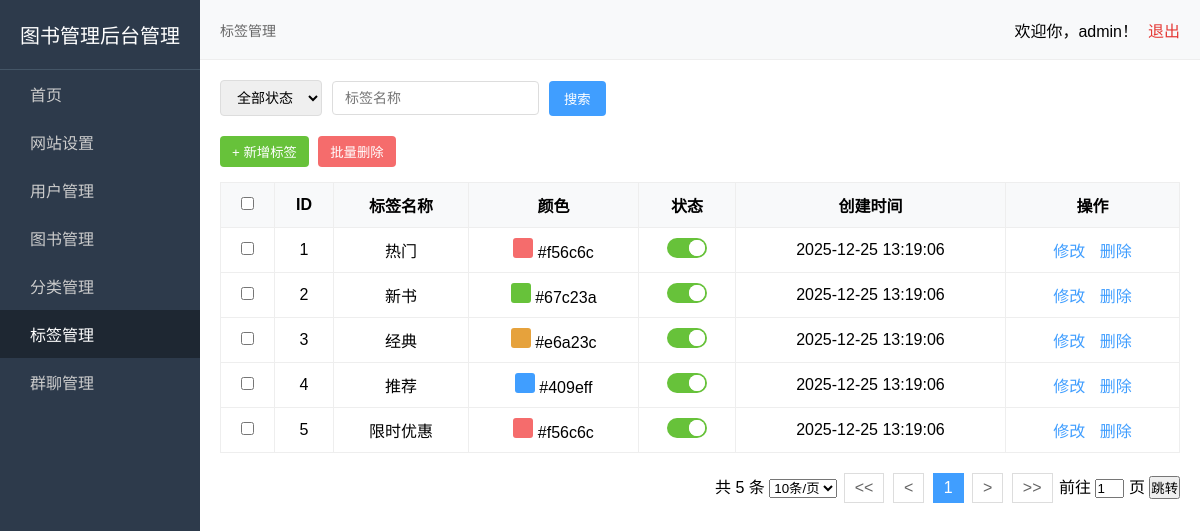
The app's page /php/tag_manage.php (signed in) with its own data.
### tables this page shows
CREATE TABLE IF NOT EXISTS `tags` (
  `id` INT(11) NOT NULL AUTO_INCREMENT COMMENT '标签ID，自增主键',
  `name` VARCHAR(50) NOT NULL COMMENT '标签名称',
  `color` VARCHAR(20) DEFAULT '#409eff' COMMENT '标签颜色',
  `status` TINYINT(1) DEFAULT 1 COMMENT '状态（1启用，0禁用）',
  `create_time` DATETIME DEFAULT CURRENT_TIMESTAMP COMMENT '创建时间',
  PRIMARY KEY (`id`),
  UNIQUE KEY `name_unique` (`name`)
);

### php/tag_manage.php (the view, shortened to what this page needs)
<?php
$pdo = getPDOConnection();
$page = isset($_GET['page']) ? max(1, intval($_GET['page'])) : 1;
$per_page = isset($_GET['per_page']) ? intval($_GET['per_page']) : 10;
$offset = ($page - 1) * $per_page;
$sql = "SELECT * FROM tags WHERE 1=1";
$count_sql = "SELECT COUNT(*) FROM tags WHERE 1=1";
$params = [];
$sql .= " ORDER BY create_time DESC";
$total_count = $pdo->query($count_sql)->fetchColumn();
$sql .= " LIMIT $per_page OFFSET $offset";
if (!empty($params)) {
    $stmt = $pdo->prepare($sql);
    $stmt->execute($params);
    $tags = $stmt->fetchAll();
} else {
    $stmt = $pdo->query($sql);
    $tags = $stmt->fetchAll();
}
$total_pages = ceil($total_count / $per_page);
function getPageUrl($page_num) {
    $params = $_GET;
    $params['page'] = $page_num;
    return 'tag_manage.php?' . http_build_query($params);
}
?>
<!DOCTYPE html>
<html lang="zh-CN">
<head>
    <link rel="stylesheet" href="/admin-book/css/user_manage.css">
</head>
<body>
    <div class="sidebar">
        <div class="logo">图书管理后台管理</div>
        <ul>
            <li><a href="index.php"><i class="icon fa fa-home"></i>首页</a></li>
            <li><a href="site_setting.php"><i class="icon fa fa-cog"></i>网站设置</a></li>
            <li><a href="user_manage.php"><i class="icon fa fa-user"></i>用户管理</a></li>
            <li><a href="book_manage.php"><i class="icon fa fa-book"></i>图书管理</a></li>
            <li><a href="category_manage.php"><i class="icon fa fa-list"></i>分类管理</a></li>
            <li><a href="tag_manage.php" class="active"><i class="icon fa fa-tags"></i>标签管理</a></li>
            <li><a href="group_manage.php"><i class="icon fa fa-comments"></i>群聊管理</a></li>
        </ul>
    </div>
    <div class="topbar">
        <div class="random-joke">标签管理</div>
        <div class="user-info">欢迎你，<?php echo $_SESSION['username']; ?>！<a href="logout.php">退出</a></div>
    </div>
    <div class="main">
        <div class="search-bar">
            <form method="get" action="tag_manage.php" style="display: flex; gap: 10px; align-items: center;">
                <select name="status">
                    <option value="">全部状态</option>
                </select>
                <input type="text" name="name" placeholder="标签名称" value="<?php echo isset($_GET['name']) ? htmlspecialchars($_GET['name']) : ''; ?>">
                <button type="submit">搜索</button>
            </form>
        </div>
        <div class="btn-group">
            <button class="add-btn" onclick="showAddTagModal()">+ 新增标签</button>
            <button class="del-btn" onclick="batchDeleteTags()">批量删除</button>
        </div>
        <table>
            <thead>
                <tr>
                    <th><input type="checkbox" onclick="toggleSelectAll(this)"></th>
                    <th>ID</th>
                    <th>标签名称</th>
                    <th>颜色</th>
                    <th>状态</th>
                    <th>创建时间</th>
                    <th>操作</th>
                </tr>
            </thead>
            <tbody>
                <?php foreach ($tags as $tag) : ?>
                <tr>
                    <td><input type="checkbox" name="tag_ids" value="<?php echo $tag['id']; ?>"></td>
                    <td><?php echo $tag['id']; ?></td>
                    <td><?php echo $tag['name']; ?></td>
                    <td>
                        <span style="display: inline-block; width: 20px; height: 20px; background-color: <?php echo $tag['color']; ?>; border-radius: 3px;"></span>
                        <?php echo $tag['color']; ?>
                    </td>
                    <td>
                        <button class="status-switch <?php echo $tag['status'] ? 'on' : ''; ?>" data-tag-id="<?php echo $tag['id']; ?>" data-status="<?php echo $tag['status']; ?>"></button>
                    </td>
                    <td><?php echo $tag['create_time']; ?></td>
                    <td>
                        <a href="#" onclick="editTag(<?php echo $tag['id']; ?>, '<?php echo $tag['name']; ?>', '<?php echo $tag['color']; ?>', <?php echo $tag['status']; ?>)">修改</a>
                        <a href="#" onclick="deleteTag(<?php echo $tag['id']; ?>, '<?php echo $tag['name']; ?>')">删除</a>
                    </td>
                </tr>
                <?php endforeach; ?>
            </tbody>
        </table>
        <div class="pagination">
            共 <?php echo $total_count; ?> 条
            <select onchange="changePerPage(this.value)">
                <option value="10" <?php echo $per_page == 10 ? 'selected' : ''; ?>>10条/页</option>
            </select>
            <a href="<?php echo getPageUrl(1); ?>">&lt;&lt;</a>
            <a href="<?php echo getPageUrl(max(1, $page - 1)); ?>">&lt;</a>
            <?php for ($i = max(1, $page - 2); $i <= min($total_pages, $page + 2); $i++): ?>
                <a href="<?php echo getPageUrl($i); ?>" <?php echo $i == $page ? 'class="current"' : ''; ?>><?php echo $i; ?></a>
            <?php endfor; ?>
            <a href="<?php echo getPageUrl(min($total_pages, $page + 1)); ?>">&gt;</a>
            <a href="<?php echo getPageUrl($total_pages); ?>">&gt;&gt;</a>
            前往 <input type="text" id="gotoPage" value="<?php echo $page; ?>" size="1"> 页
            <button onclick="gotoPage()">跳转</button>
        </div>
    </div>
</body>
</html>

### css/user_manage.css (style rules this page uses)
* { margin: 0; padding: 0; box-sizing: border-box; font-family: "Microsoft Yahei", sans-serif; }
.sidebar { width: 200px; height: 100vh; background-color: #2d3a4b; color: #fff; position: fixed; top: 0; left: 0; padding-top: 20px; }
.sidebar .logo { padding: 0 20px 20px; font-size: 20px; border-bottom: 1px solid #445566; }
.sidebar ul { list-style: none; }
.sidebar li a { display: block; padding: 12px 20px; color: #ccc; text-decoration: none; transition: all 0.3s; }
.sidebar li a:hover, .sidebar li a.active { background-color: #1e2732; color: #fff; }
.topbar { margin-left: 200px; height: 60px; background-color: #f8f9fa; border-bottom: 1px solid #eee; display: flex; justify-content: space-between; align-items: center; padding: 0 20px; }
.topbar .random-joke { color: #666; font-size: 14px; }
.topbar .user-info a { color: #e53935; text-decoration: none; margin-left: 10px; }
.main { margin-left: 200px; padding: 20px; }
.search-bar { margin-bottom: 20px; display: flex; align-items: center; gap: 10px; }
.search-bar select, .search-bar input { padding: 8px 12px; border: 1px solid #ddd; border-radius: 4px; font-size: 14px; }
.search-bar button { padding: 8px 15px; background-color: #409eff; color: #fff; border: none; border-radius: 4px; cursor: pointer; }
.btn-group { margin-bottom: 15px; }
.btn-group button { padding: 6px 12px; border: none; border-radius: 4px; color: #fff; cursor: pointer; margin-right: 5px; }
.btn-group .add-btn { background-color: #67c23a; }
.btn-group .del-btn { background-color: #f56c6c; }
table { width: 100%; border-collapse: collapse; text-align: center; }
table th, table td { border: 1px solid #eee; padding: 10px; }
table th { background-color: #f8f9fa; font-weight: 600; }
table td .status-switch { display: inline-block; width: 40px; height: 20px; background-color: #ccc; border-radius: 10px; position: relative; cursor: pointer; }
table td .status-switch.on { background-color: #67c23a; }
table td .status-switch::after { content: ""; position: absolute; width: 16px; height: 16px; border-radius: 50%; background-color: #fff; top: 2px; left: 2px; transition: all 0.3s; }
table td .status-switch.on::after { left: 22px; }
table td a { color: #409eff; text-decoration: none; margin: 0 5px; }
.pagination { margin-top: 20px; text-align: right; }
.pagination a, .pagination span { display: inline-block; padding: 5px 10px; border: 1px solid #ddd; margin: 0 2px; text-decoration: none; color: #666; }
.pagination a:hover, .pagination .current { background-color: #409eff; color: #fff; border-color: #409eff; }

### php/tag_manage.php (style rules this page uses)
.status-switch { width: 40px; height: 20px; background-color: #ccc; border-radius: 10px; position: relative; cursor: pointer; transition: background-color 0.3s; border: none; outline: none; padding: 0; margin: 0; }
.status-switch.on { background-color: #67c23a; }
.status-switch::before { content: ''; position: absolute; width: 16px; height: 16px; background-color: white; border-radius: 50%; top: 2px; left: 2px; transition: transform 0.3s; }
.status-switch.on::before { transform: translateX(20px); }

### records on screen
tags: id "1", name "热门", color "#f56c6c", status 1 (drawn), create_time "2025-12-25 13:19:06"
tags: id "2", name "新书", color "#67c23a", status 1 (drawn), create_time "2025-12-25 13:19:06"
tags: id "3", name "经典", color "#e6a23c", status 1 (drawn), create_time "2025-12-25 13:19:06"
tags: id "4", name "推荐", color "#409eff", status 1 (drawn), create_time "2025-12-25 13:19:06"
tags: id "5", name "限时优惠", color "#f56c6c", status 1 (drawn), create_time "2025-12-25 13:19:06"

### other values on screen
$_SESSION['username'] "admin"
$total_count "5"
